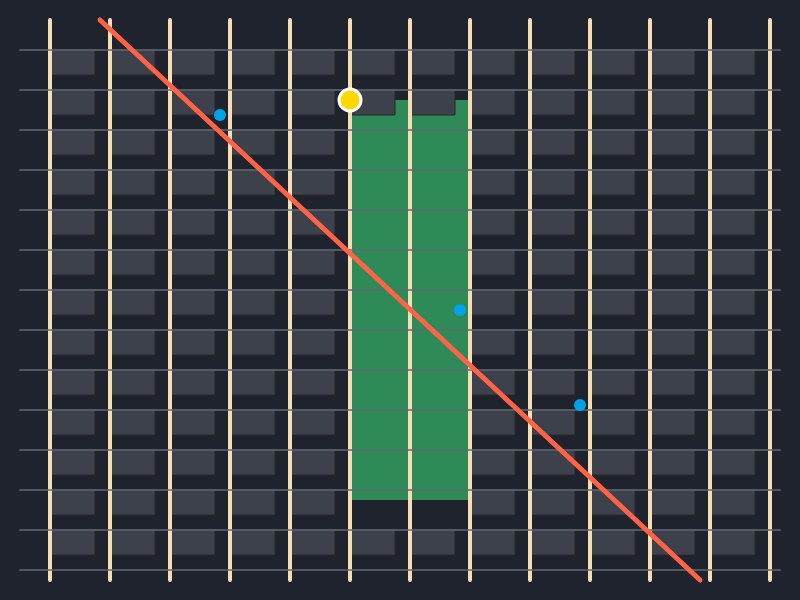
Frame 1 (no input)
Frame 2 (the mouse pressed at the canvas centre, redrawn once): identical to frame 1, image omitted

The p5.js sketch that drew this single still picture (run headless with seeded random() and noise() and a simulated clock; the mouse was pressed at the canvas centre and the sketch redrawn once):

// p5.js sketch
// ── sketch.js
/*
  Name: Jeffery Chong
  Title: The Manhattan Grid: Organized Chaos
  Theme Concept: This concept explores the tension between rigid urban structures 
  and the fluid, unpredictable human movement within them. This first sketch establishes 
  the foundational geometric constraints of NYC—the iconic grid system—using contrasting 
  line weights and geometric layers to represent avenues, streets, and Central Park.
*/

function setup() 
{
  createCanvas(800, 600);
  
  noLoop(); 
}

function draw() 
{
  background(30, 35, 45); 

  let cols = 6;
  let rows = 6;
  let blockWidth = 70;
  let blockHeight = 50;
  let spacing = 90;

  let startX = 65;
  let startY = 65;

  fill(46, 139, 87);
  noStroke();
  rect(350, 100, 120, 400);

  fill(60, 65, 75);
  stroke(40);
  strokeWeight(1);
  
  for (let x = 50; x < width - 50; x += 60) 
  {
    for (let y = 50; y < height - 50; y += 40) 
    {
      if (!(x >= 350 & x < 470 & y >= 100 & y < 500)) 
      {
        rect(x, y, 45, 25);
      }
    }
  }

  stroke(245, 222, 179);
  strokeWeight(4);
  for (let x = 50; x < width; x += 60) 
  {
    line(x, 20, x, height - 20);
  }

  stroke(100, 105, 115);
  strokeWeight(1.5);
  for (let y = 50; y < height; y += 40) 
  {
    line(20, y, width - 20, y);
  }

  stroke(255, 99, 71);
  strokeWeight(5);
  line(100, 20, 700, height - 20);

  fill(255, 215, 0);
  stroke(255);
  strokeWeight(3);
  ellipse(350, 100, 22, 22);
  
  fill(0, 162, 232);
  noStroke();
  ellipse(220, 115, 12, 12);
  ellipse(460, 310, 12, 12);
  ellipse(580, 405, 12, 12);
}
